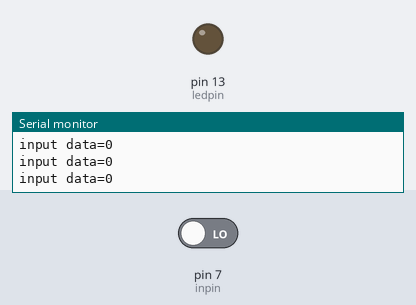
This sketch was run on a simulated Arduino Uno, built with avr-gcc and run on an emulated ATmega328P. On the bench: output pins drawn as LEDs (lit = HIGH), the last lines printed to the serial monitor. Inputs (shaded band) come from the test bench; at power-on: pin 7 (inpin) LOW.

Above: at 1.2 s.
1.3 s: pin 7 (inpin) driven HIGH
At 1.8 s:
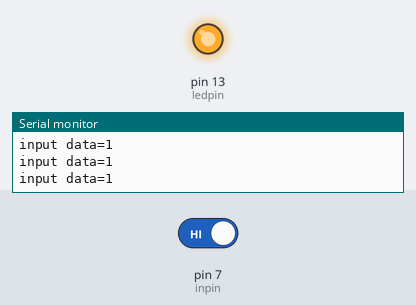
2.8 s: pin 7 (inpin) driven LOW
At 4.2 s:
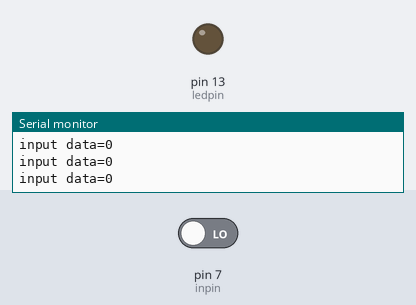
Timing chart, 0 to 5.8 s (numbered marks = the images above; inputs shaded):
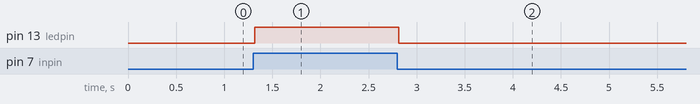

Measured:
- after the input at 1.3 s, pin 13 (ledpin): LOW → HIGH at once
- after the input at 2.8 s, pin 13 (ledpin): HIGH → LOW at once

The sketch:

digitalread-1.ino
```cpp
#define ledpin 13
#define inpin 7
int val=0;

void setup() {
  // put your setup code here, to run once:
  pinMode(ledpin,OUTPUT);
  pinMode(inpin,INPUT);
  Serial.begin(9600);
}

void loop() {
  // put your main code here, to run repeatedly:
  val=digitalRead(inpin);

  Serial.print("input data=");
  Serial.println(val);
  digitalWrite(ledpin,val);
}
```
